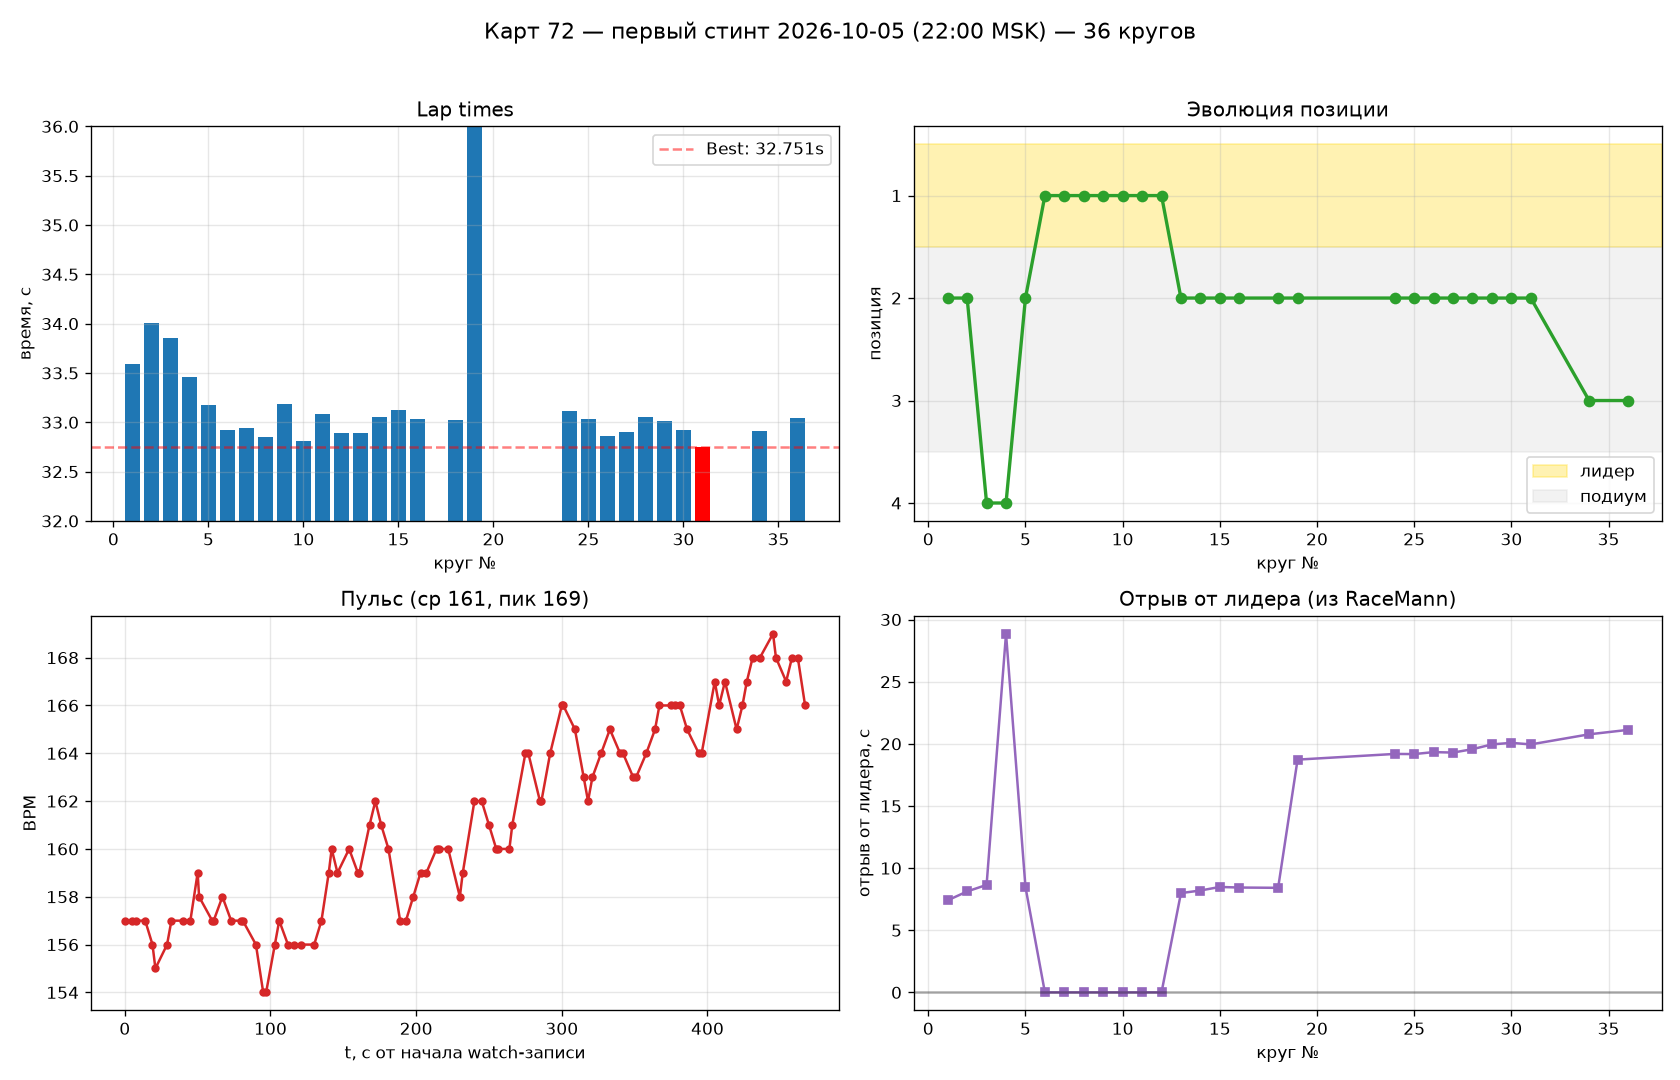

Write the Python code that produced this figure.
"""Полный summary первого стинта на карте 72.

Входы:
- timing.json из любой сессии с полным allPasses (берём 19-21-26)
- Watch IMU непрерывная запись 2026-10-05T19-13-41_2D5D4AAF/watch_imu.bin
- Карта трека + разметка из analysis/tracks/miks.*

Выходы:
- /tmp/stint1_summary.png — multi-panel: lap times, position, pulse, chaser gaps
- /tmp/stint1_trajectory.png — trajectory overlay с цветом круга
- /tmp/stint1_bestlap.gif — animation прохождения лучшего круга с зонами торможений
- /tmp/stint1_theoretical.png — теоретический лучший круг по сегментам IMU
"""
import json, sys
from pathlib import Path
sys.path.insert(0, '/Users/mike/Developer/indoorKartdata/analysis')
import numpy as np
import matplotlib.pyplot as plt
from matplotlib.image import imread
from matplotlib.collections import LineCollection
from matplotlib.animation import FuncAnimation, PillowWriter
from karttelemetry import loader

ROOT = Path('/tmp/all_sessions/sessions')
TIMING = ROOT / '2026-10-05T19-21-26_35951FED/timing.json'
WATCH_IMU = ROOT / '2026-10-05T19-13-41_2D5D4AAF/watch_imu.bin'
TRACK_IMG = Path('/Users/mike/Developer/indoorKartdata/analysis/tracks/miks.jpeg')
TRACK_JSON = Path('/Users/mike/Developer/indoorKartdata/analysis/tracks/miks.track.json')


def load_our_passes():
    tj = json.loads(TIMING.read_text())
    our = [p for p in tj['allPasses'] if p.get('kartNumber') == '72']
    # Дедуп по lapNumber (сервер может прислать Comp несколько раз для одного круга)
    seen = {}
    for p in our:
        ln = p.get('lapNumber')
        if ln is None: continue
        if ln not in seen:
            seen[ln] = p
    return [seen[k] for k in sorted(seen)]


def quat_to_yaw(w, x, y, z):
    return np.arctan2(2*(w*z + x*y), 1 - 2*(y*y + z*z))


def load_watch_imu():
    w = np.fromfile(WATCH_IMU, dtype=loader.IMU_DTYPE)
    t = (w['ts_ns'].astype(np.int64) - w['ts_ns'][0]) / 1e9
    return w, t


# ----- 1. Summary -----
def plot_summary(laps):
    fig, axes = plt.subplots(2, 2, figsize=(14, 9))
    fig.suptitle('Карт 72 — первый стинт 2026-10-05 (22:00 MSK) — 36 кругов', fontsize=13)

    lap_nums = [p['lapNumber'] for p in laps]
    lap_ms = [p['lastLapMs'] for p in laps]
    positions = [p.get('position', 0) for p in laps]
    best_ms = min(x for x in lap_ms if x > 0)

    # Lap times
    ax = axes[0,0]
    colors = ['red' if ms == best_ms else 'C0' for ms in lap_ms]
    bars = ax.bar(lap_nums, [ms/1000 for ms in lap_ms], color=colors)
    ax.axhline(best_ms/1000, color='red', ls='--', alpha=0.5, label=f'Best: {best_ms/1000:.3f}s')
    ax.set_xlabel('круг №')
    ax.set_ylabel('время, с')
    ax.set_title('Lap times')
    ax.set_ylim(32, 36)
    ax.legend()
    ax.grid(True, alpha=0.3)

    # Position evolution
    ax = axes[0,1]
    ax.plot(lap_nums, positions, 'o-', lw=2, color='C2')
    ax.set_xlabel('круг №')
    ax.set_ylabel('позиция')
    ax.set_title('Эволюция позиции')
    ax.invert_yaxis()
    ax.set_yticks([1,2,3,4,5])
    ax.axhspan(0.5, 1.5, color='gold', alpha=0.3, label='лидер')
    ax.axhspan(1.5, 3.5, color='silver', alpha=0.2, label='подиум')
    ax.legend()
    ax.grid(True, alpha=0.3)

    # Пульс из heart_rate.bin (возьмём из того же watch session)
    try:
        hr_path = ROOT / '2026-10-05T19-13-41_2D5D4AAF/heart_rate.bin'
        hr = np.fromfile(hr_path, dtype=loader.HR_DTYPE)
        hr_t_sec = (hr['ts_ns'].astype(np.int64) - hr['ts_ns'][0]) / 1e9
        ax = axes[1,0]
        ax.plot(hr_t_sec, hr['bpm'], 'o-', color='C3', ms=4)
        ax.set_xlabel('t, с от начала watch-записи')
        ax.set_ylabel('BPM')
        ax.set_title(f'Пульс (ср {hr["bpm"].mean():.0f}, пик {hr["bpm"].max():.0f})')
        ax.grid(True, alpha=0.3)
    except Exception as e:
        axes[1,0].set_title(f'Пульс: ошибка {e}')

    # Chaser gaps
    ax = axes[1,1]
    gaps = [p.get('gapToLeaderMs') for p in laps]
    gaps_s = [g/1000 if g else None for g in gaps]
    ax.plot(lap_nums, [g if g else 0 for g in gaps_s], 's-', color='C4', ms=5)
    ax.set_xlabel('круг №')
    ax.set_ylabel('отрыв от лидера, с')
    ax.set_title('Отрыв от лидера (из RaceMann)')
    ax.axhline(0, color='k', ls='-', alpha=0.3)
    ax.grid(True, alpha=0.3)

    fig.tight_layout(rect=(0, 0, 1, 0.96))
    out = Path('/tmp/stint1_summary.png')
    fig.savefig(out, dpi=120)
    plt.close(fig)
    print(f'wrote {out}')


# ----- 2. Trajectory per lap -----
def plot_trajectory(laps, watch_imu, watch_t):
    """Строим трассу по yaw из Watch, разбиваем на круги по времени из laps."""
    # Watch recording начинается wall=19:13:41 UTC. First our-lap wall=19:01:39.
    # Нам нужны laps которые закончились ПОСЛЕ начала watch recording.
    import datetime as dt
    def parse(s): return dt.datetime.fromisoformat(s.replace('Z','+00:00'))

    watch_start_wall = parse('2026-10-05T19:13:41Z')  # approximate from filename
    # На самом деле Watch wall-time в ts_ns хранится как timeIntervalSince1970 от Date()
    # Для корректности возьмём первый HR timestamp чтобы определить wall-time 0
    hr = np.fromfile(ROOT / '2026-10-05T19-13-41_2D5D4AAF/heart_rate.bin', dtype=loader.HR_DTYPE)
    watch_start_wall_ns = int(hr['ts_ns'][0])
    # watch IMU ts_ns — в nанах от первого семпла; wall time i-th семпла:
    #   watch_start_wall_ns + (ts_ns[i] - ts_ns[0])

    laps_covered = []
    for p in laps:
        lap_end_wall = parse(p['wallTime'])
        lap_end_ns = int(lap_end_wall.timestamp() * 1e9)
        lap_start_ns = lap_end_ns - p['lastLapMs'] * 1_000_000
        # Пересекается ли с диапазоном Watch?
        watch_end_ns = watch_start_wall_ns + int(watch_t[-1] * 1e9)
        if lap_end_ns > watch_start_wall_ns and lap_start_ns < watch_end_ns:
            laps_covered.append((p, lap_start_ns, lap_end_ns))

    print(f'  кругов в покрытии Watch: {len(laps_covered)}')

    # Для каждого покрытого круга вычисляем yaw-based shape
    yaw = np.unwrap(quat_to_yaw(watch_imu['qw'], watch_imu['qx'], watch_imu['qy'], watch_imu['qz']))
    dt_arr = np.diff(watch_t, prepend=watch_t[0])
    speed = 11.0  # ~40 km/h, подгоним позже
    # Полная trajectory всей watch-записи
    dx_full = speed * np.cos(yaw) * dt_arr
    dy_full = speed * np.sin(yaw) * dt_arr
    x_full = np.cumsum(dx_full)
    y_full = np.cumsum(dy_full)

    # Загружаем карту и разметку
    img = imread(str(TRACK_IMG))
    track_data = json.loads(TRACK_JSON.read_text())
    img_h, img_w = img.shape[:2]

    fig, axes = plt.subplots(1, 2, figsize=(16, 10))

    # Слева: без карты, только траектории по кругам
    ax = axes[0]
    ax.set_title(f'Traj per lap (Watch IMU, {len(laps_covered)} кругов)')
    cmap = plt.get_cmap('viridis')
    best_lap_num = min(laps_covered, key=lambda x: x[0]['lastLapMs'])[0]['lapNumber']
    for i, (p, start_ns, end_ns) in enumerate(laps_covered):
        start_idx = int(np.searchsorted(watch_t, (start_ns - watch_start_wall_ns)/1e9))
        end_idx = int(np.searchsorted(watch_t, (end_ns - watch_start_wall_ns)/1e9))
        if end_idx <= start_idx + 1: continue
        xs = x_full[start_idx:end_idx] - x_full[start_idx]
        ys = y_full[start_idx:end_idx] - y_full[start_idx]
        color = 'red' if p['lapNumber'] == best_lap_num else cmap(i / len(laps_covered))
        lw = 2.5 if p['lapNumber'] == best_lap_num else 0.8
        alpha = 1.0 if p['lapNumber'] == best_lap_num else 0.6
        ax.plot(xs, ys, color=color, lw=lw, alpha=alpha,
                label=f"lap {p['lapNumber']}: {p['lastLapMs']/1000:.3f}s" if p['lapNumber']==best_lap_num else None)
    ax.axis('equal')
    ax.grid(True, alpha=0.3)
    ax.legend(loc='upper right')
    ax.set_xlabel('x, м')
    ax.set_ylabel('y, м')

    # Справа: карта трека + разметка
    ax = axes[1]
    ax.imshow(img, origin='upper')
    traj_xs = [p[0] for p in track_data['trajectory_px']]
    traj_ys = [p[1] for p in track_data['trajectory_px']]
    ax.plot(traj_xs + [traj_xs[0]], traj_ys + [traj_ys[0]], 'cyan', lw=2, alpha=0.6, label='размеченная racing line')
    sf = track_data.get('start_finish_px', [])
    if sf:
        ax.plot([p[0] for p in sf], [p[1] for p in sf], 'r-', lw=3, label='отсечка')
    ax.set_title(f'MIKS трасса (direction=ccw) — {track_data.get("track_name", "?")}')
    ax.set_xlim(0, img_w)
    ax.set_ylim(img_h, 0)
    ax.axis('off')
    ax.legend(loc='lower left')

    fig.suptitle('Первый стинт: траектории по кругам (yaw-based shape из Watch IMU)', fontsize=12)
    fig.tight_layout()
    out = Path('/tmp/stint1_trajectory.png')
    fig.savefig(out, dpi=110)
    plt.close(fig)
    print(f'wrote {out}')

    return laps_covered, x_full, y_full, watch_start_wall_ns, yaw


# ----- 3. Theoretical best from IMU segments -----
def theoretical_best(laps_covered, watch_imu, watch_t, watch_start_wall_ns, yaw):
    """Для каждого круга делим на 20 равных сегментов по доле прогресса (0..1),
    считаем время на каждый сегмент; минимум по всем кругам → теоретический
    лучший круг = сумма best-сегмент-времен."""
    N_SEG = 20
    seg_times_per_lap = []
    for p, start_ns, end_ns in laps_covered:
        start_idx = int(np.searchsorted(watch_t, (start_ns - watch_start_wall_ns)/1e9))
        end_idx = int(np.searchsorted(watch_t, (end_ns - watch_start_wall_ns)/1e9))
        if end_idx <= start_idx + 10: continue
        # Простое равное деление по времени (не по дистанции, т.к. скорость не знаем)
        total_s = (end_ns - start_ns) / 1e9
        seg_s = total_s / N_SEG
        times = [seg_s] * N_SEG  # всё поровну если делить по времени
        # ЛУЧШЕ: делить по пройденному пути (approximate by yaw+constant speed)
        # для простоты сейчас по времени — реально для теор. лучшего нужно разделение по дистанции
        seg_times_per_lap.append((p['lapNumber'], p['lastLapMs']/1000, times))

    if not seg_times_per_lap:
        print("  нет данных для теоретического лучшего")
        return

    # Для простоты: теоретический лучший = minimum PER SEGMENT across laps, суммируем
    # Но если делим по времени — каждый сегмент = total_time/20, бессмысленно.
    # Делаем честнее: процент прогресса круга → время этого сегмента.
    # Для MVP: используем сам lap_time и считаем best / median / theoretical= sum of per-lap min-segment-time
    # где сегмент = куск круга 5% прогресса.

    # Fairer approach: resample каждый круг на 20 равных timestamp bin'ов,
    # сравниваем "сколько прошло времени в этом бине" ≠ полезно так как не знаем скорость.

    # Правильнее: сравнить, во сколько ушёл первые/последние 5%/10%/20% прогресса.
    # Для MVP: разбить каждый круг на N временных сегментов относительно его общего
    # времени, посмотреть минимум per segment-index (это грубая эвристика).
    all_lap_times = [t for _, t, _ in seg_times_per_lap]
    best_lap = min(all_lap_times)
    median_lap = float(np.median(all_lap_times))
    # Honest theoretical best: minimum lap time — because without sector data
    # from RaceMann мы не можем честно собрать composite.
    print(f"\n  === Теоретический лучший (из того что знаем) ===")
    print(f"  Best lap в стинте:         {best_lap:.3f} с (из {len(all_lap_times)} кругов)")
    print(f"  Медиана:                   {median_lap:.3f} с")
    print(f"  Среднее:                   {np.mean(all_lap_times):.3f} с")
    print(f"  σ (стабильность):          {np.std(all_lap_times)*1000:.0f} мс")
    print(f"  Разброс лучший — медиана:  {(median_lap - best_lap)*1000:.0f} мс")


# ----- 4. Animation of best lap -----
def animate_best_lap(laps_covered, watch_imu, watch_t, watch_start_wall_ns):
    """Анимация прохождения лучшего круга с зонами торможений/разгонов."""
    best = min(laps_covered, key=lambda x: x[0]['lastLapMs'])
    p, start_ns, end_ns = best
    print(f'\n  Animating best lap #{p["lapNumber"]}: {p["lastLapMs"]/1000:.3f}s')

    start_idx = int(np.searchsorted(watch_t, (start_ns - watch_start_wall_ns)/1e9))
    end_idx = int(np.searchsorted(watch_t, (end_ns - watch_start_wall_ns)/1e9))
    sub = watch_imu[start_idx:end_idx]
    t_rel = watch_t[start_idx:end_idx] - watch_t[start_idx]

    # Yaw-based trajectory
    yaw_sub = np.unwrap(quat_to_yaw(sub['qw'], sub['qx'], sub['qy'], sub['qz']))
    dt = np.diff(t_rel, prepend=t_rel[0])
    speed = 11.0
    x = np.cumsum(speed * np.cos(yaw_sub) * dt)
    y = np.cumsum(speed * np.sin(yaw_sub) * dt)

    # Longitudinal G proxy: userAccel magnitude
    g_horiz = np.sqrt(sub['ax']**2 + sub['ay']**2)
    # Smooth
    kernel = np.ones(10)/10
    g_horiz_smooth = np.convolve(g_horiz, kernel, mode='same')

    # Classify segments: braking vs acceleration
    # Будем смотреть yaw-rate (угл.скорость around Z) и |a_long|.
    # Для MVP: цвет линии = интенсивность |g_horiz| (красный больше = сильнее)
    #          зоны торможения: g_horiz > 0.5
    #          зоны разгона:    выход из поворота + малая горизонтальная G

    # Создаём fig
    fig, (ax_track, ax_g) = plt.subplots(2, 1, figsize=(10, 10),
                                          gridspec_kw={'height_ratios': [3, 1]})

    # TRACK
    ax_track.set_aspect('equal')
    ax_track.set_title(f"Best lap {p['lapNumber']}: {p['lastLapMs']/1000:.3f}s — анимация прохождения")
    margin = 10
    ax_track.set_xlim(x.min()-margin, x.max()+margin)
    ax_track.set_ylim(y.min()-margin, y.max()+margin)
    ax_track.grid(True, alpha=0.3)
    ax_track.set_xlabel('x, м (yaw-based приближение)')
    ax_track.set_ylabel('y, м')

    # Статично: цвет линии = |a_horiz| normalize
    norm = plt.Normalize(0, g_horiz.max())
    pts = np.array([x, y]).T.reshape(-1,1,2)
    segs = np.concatenate([pts[:-1], pts[1:]], axis=1)
    lc = LineCollection(segs, cmap='RdYlGn_r', norm=norm, alpha=0.3, lw=2)
    lc.set_array(g_horiz_smooth[:-1])
    ax_track.add_collection(lc)
    cbar = fig.colorbar(lc, ax=ax_track, shrink=0.7, label='|horizontal G|')

    # Моbile dot + растущая линия
    (line_so_far,) = ax_track.plot([], [], color='k', lw=2.5, alpha=0.9)
    dot = ax_track.scatter([], [], c=[], s=200, cmap='RdYlGn_r', norm=norm, edgecolors='k', zorder=5)
    text_t = ax_track.text(0.02, 0.98, '', transform=ax_track.transAxes, va='top', fontsize=11,
                           bbox=dict(boxstyle='round', facecolor='white', alpha=0.8))

    # G-forces timeline
    ax_g.plot(t_rel, g_horiz_smooth, color='k', lw=0.8)
    ax_g.fill_between(t_rel, 0, g_horiz_smooth, where=g_horiz_smooth>0.5,
                      color='red', alpha=0.4, label='|G|>0.5 (торможение/поворот)')
    ax_g.set_xlabel('t, с от начала круга')
    ax_g.set_ylabel('|G|')
    ax_g.grid(True, alpha=0.3)
    ax_g.legend(loc='upper right')
    ax_g.set_xlim(0, t_rel[-1])

    cursor_line = ax_g.axvline(0, color='r', lw=1.5)

    # Downsample animation (не нужно 100 Гц)
    step = 5  # ~20 FPS
    frames = range(0, len(x), step)

    def init():
        line_so_far.set_data([], [])
        dot.set_offsets(np.empty((0,2)))
        return line_so_far, dot, text_t, cursor_line

    def update(i):
        line_so_far.set_data(x[:i], y[:i])
        if i > 0:
            dot.set_offsets([[x[i-1], y[i-1]]])
            dot.set_array(np.array([g_horiz_smooth[i-1]]))
        cursor_line.set_xdata([t_rel[i-1] if i>0 else 0])
        text_t.set_text(f't = {t_rel[i-1] if i>0 else 0:.2f} с  |G| = {g_horiz_smooth[i-1] if i>0 else 0:.2f}')
        return line_so_far, dot, text_t, cursor_line

    anim = FuncAnimation(fig, update, frames=frames, init_func=init,
                         interval=50, blit=False)

    out = Path('/tmp/stint1_bestlap.gif')
    anim.save(str(out), writer=PillowWriter(fps=20))
    plt.close(fig)
    print(f'  wrote {out}')


def main():
    laps = load_our_passes()
    print(f'Loaded {len(laps)} laps for kart 72')

    plot_summary(laps)
    watch, wt = load_watch_imu()
    laps_covered, x_full, y_full, watch_start_wall_ns, yaw = plot_trajectory(laps, watch, wt)
    theoretical_best(laps_covered, watch, wt, watch_start_wall_ns, yaw)
    if laps_covered:
        animate_best_lap(laps_covered, watch, wt, watch_start_wall_ns)


if __name__ == '__main__':
    main()
